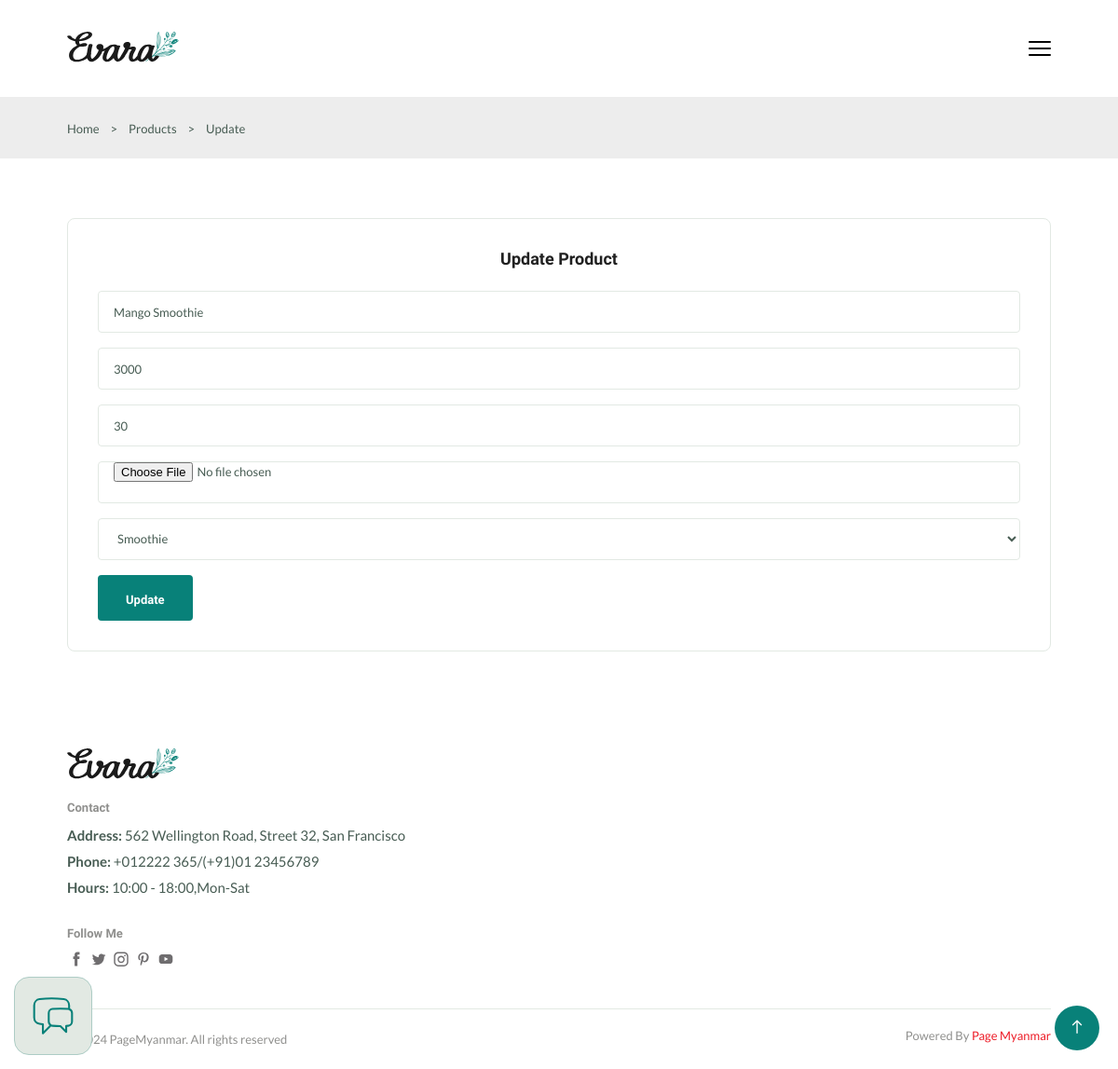
/update-product/12/ (signed in), run on an earlier commit of the app's database.
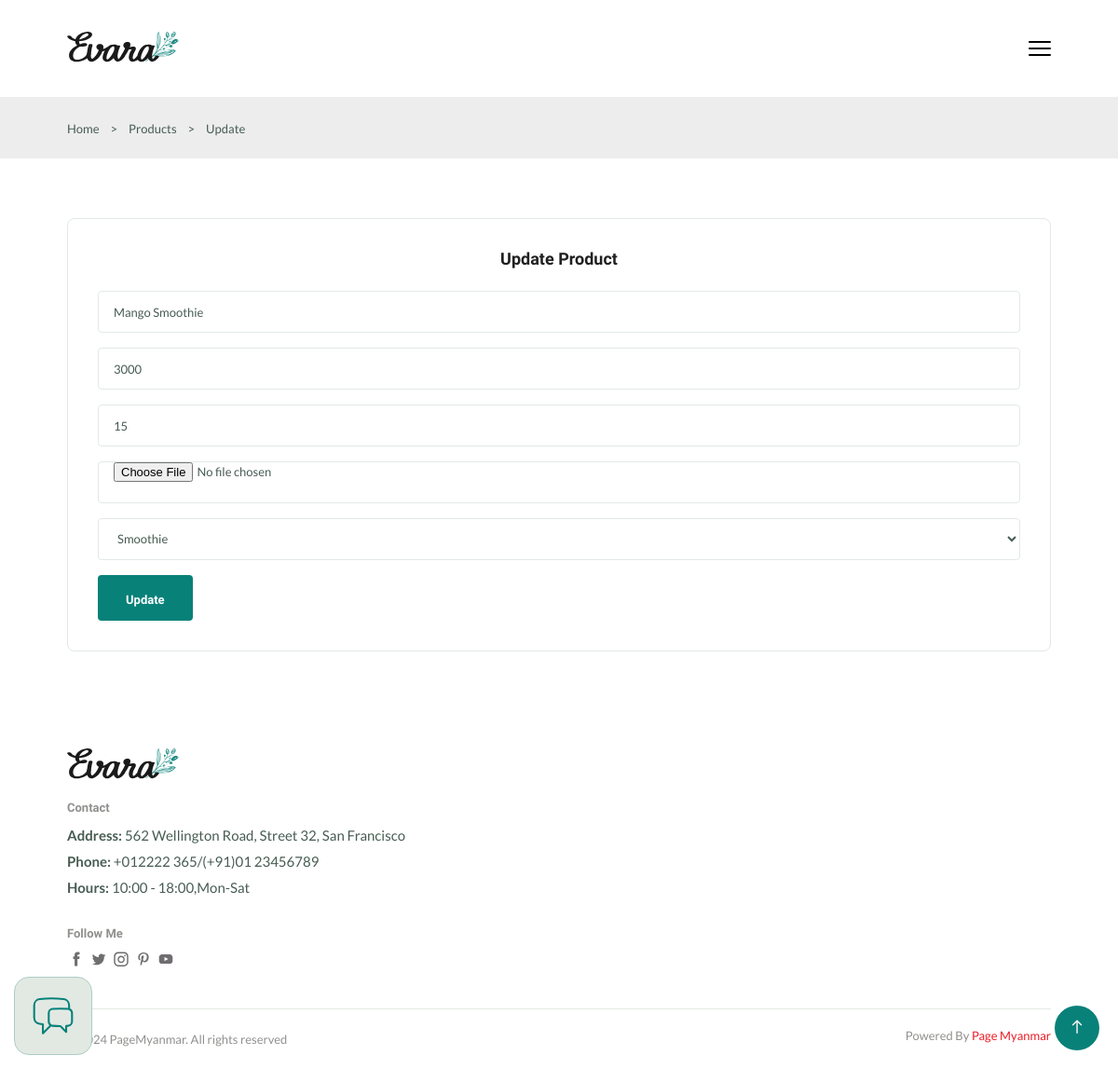
And on a later commit of the database.
### app/models.py (models this page shows, shortened)
class ProductModel(models.Model):
    name = models.CharField(max_length=200)
    image = models.ImageField(upload_to='product/')
    price = models.IntegerField(default=0,null=True,blank=True)
    quantity = models.IntegerField(default=0, verbose_name="Current Stock")
    category = models.ForeignKey(CategoryModel,on_delete=models.SET_NULL,null=True,default=None)
    created_at = models.DateTimeField(auto_now_add=True)
    updated_at = models.DateTimeField(auto_now=True)

class CategoryModel(models.Model):
    name = models.CharField(max_length=200)
    image = models.ImageField(upload_to='category/')
    created_at = models.DateTimeField(auto_now_add=True)
    updated_at = models.DateTimeField(auto_now=True)

### app/views.py (the view, shortened to what this page needs)
# urls.py: path('update-product/<int:id>/',UpdateProduct),
@login_required(login_url=settings.LOGIN_URL)
@role_permission_required('app.change_productmodel')
def UpdateProduct(request,id):
    categories = CategoryModel.objects.all().order_by('-created_at')
    product = ProductModel.objects.get(id = id)
    if request.method == "GET":
        context = {
            'categories':categories,
            'product':product
        }
        return render(request,"update-product.html",context)

### app/context_processors.py (called while the page is built)
def Counts(request):
    table_id = request.resolver_match.kwargs.get('id')  # Get `id` from the URL kwargs
    if table_id:
        table = TableModel.objects.filter(id=table_id).first()
        if table:
            cart_count = CartModel.objects.filter(table=table).count()
            return {
                'cart_count': cart_count,
                'table_id': table.id  # Pass the table_id to the context as well
            }
    return {
        'cart_count': 0,
    }

### app/templatetags/custom_permissions.py (called while the page is built)
@register.filter
def has_role_permission(user, permission_codename):
    if user.is_authenticated and hasattr(user, 'has_permission'):
        return user.has_permission(permission_codename)
    return False

### authentication/models.py (called while the page is built)
    def has_permission(self, perm_codename):
        if self.role:
            return self.role.permissions.filter(codename=perm_codename).exists()
        return False

### templates/update-product.html (shortened to what this page needs)
{% extends 'components/base.html' %}
{% block body %}
<section class="breadcrumb">
    <ul class="breadcrumb__list flex container">
        <li><a href="/" class="breadcrumb__link">Home</a></li>
        <li><span class="breadcrumb__link">></span></li>
        <li><a href="/products/" class="breadcrumb__link">Products</a></li>
        <li><span class="breadcrumb__link">></span></li>
        <li><span class="breadcrumb__link">Update</span></li>
    </ul>
</section>
<section class="update section--lg">
    <div class="update__container container grid">
        <div class="update__form">
            <h3 class="section__title text__center">Update Product</h3>
            <form action="/update-product/{{product.id}}/" enctype="multipart/form-data" method="POST" class="form grid">
                <input value="{{product.name}}" type="text" name="name" placeholder="Enter product name" required class="form__input">
                <input value="{{product.price}}" type="number" name="price" placeholder="Enter product price" required class="form__input">
                <input value="{{product.quantity}}" type="number" name="quantity" placeholder="Enter product quantity" required class="form__input">
                <input type="file" name="image" class="form__input">
                <select name="category" class="form__input">
                    {% for category in categories %}
                    <option value="{{category.id}}" {% if category.id == product.category.id %} selected {% endif %} >{{category.name}}</option>
                    {% endfor %}
                </select>
                <div class="form__btn">
                    <button class="btn" type="submit">Update</button>
                </div>
            </form>
        </div>
    </div>
</section>
{% endblock %}

What changed in the data, as far as the page shows it:
changed ProductModel "Mango Smoothie": quantity "30" → "15"
